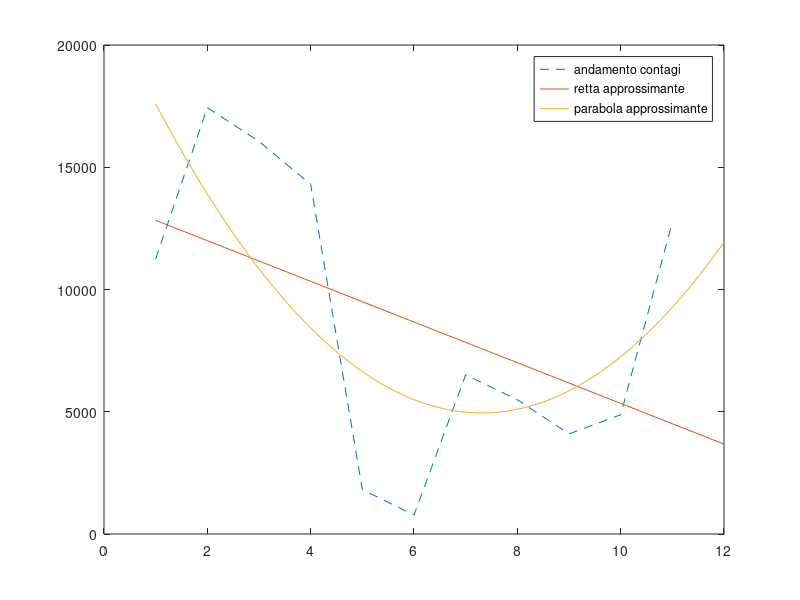

Write the MATLAB code that produced this figure.
clear
close all
clc

a= 1; 
b = 11;

x = linspace (a, b, 11);
y = [11249, 17440, 16055, 14300, 1818, 776, 6509, 5492, 4094, 4877, 12757];
n = length(y);
coeff= polyfit (x, y, 1);
plot(x, y, '--'); %grafico contagi
hold on
intervallo = linspace(1, 12); %intervallo per approssimare contagi dicembre
plot (intervallo, polyval(coeff, intervallo)); %retta
coeff_parabola = polyfit(x, y,2);
plot (intervallo, polyval(coeff_parabola,intervallo));
%con parabola 12° mese con circa 11000 contagi
%con retta 12° mese con circa 3000 contagi
% molto variabile
legend ('andamento contagi', 'retta approssimante', 'parabola approssimante');

